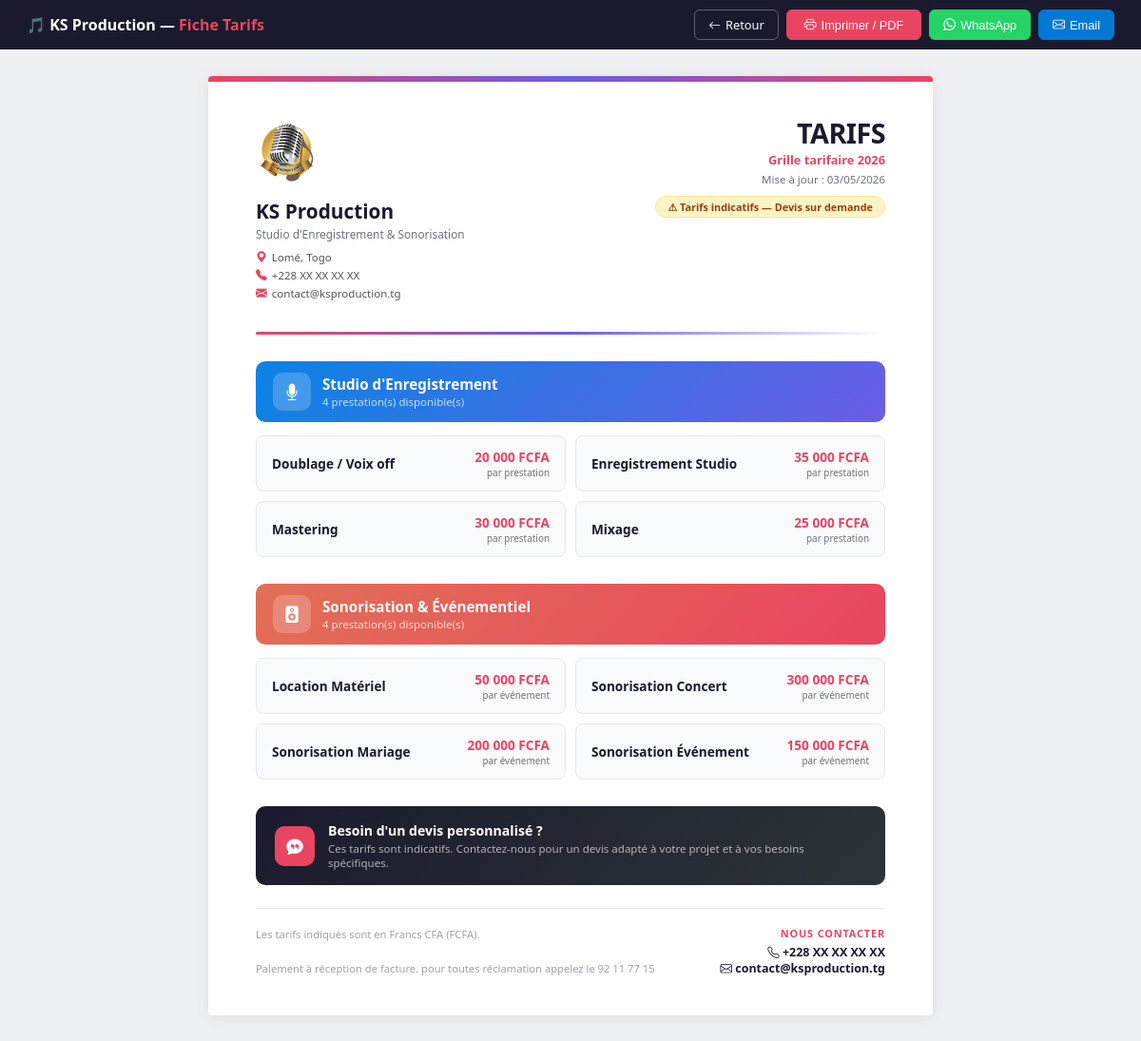
/services/fiche-tarifs (signed in), run on an earlier commit of the app's database.
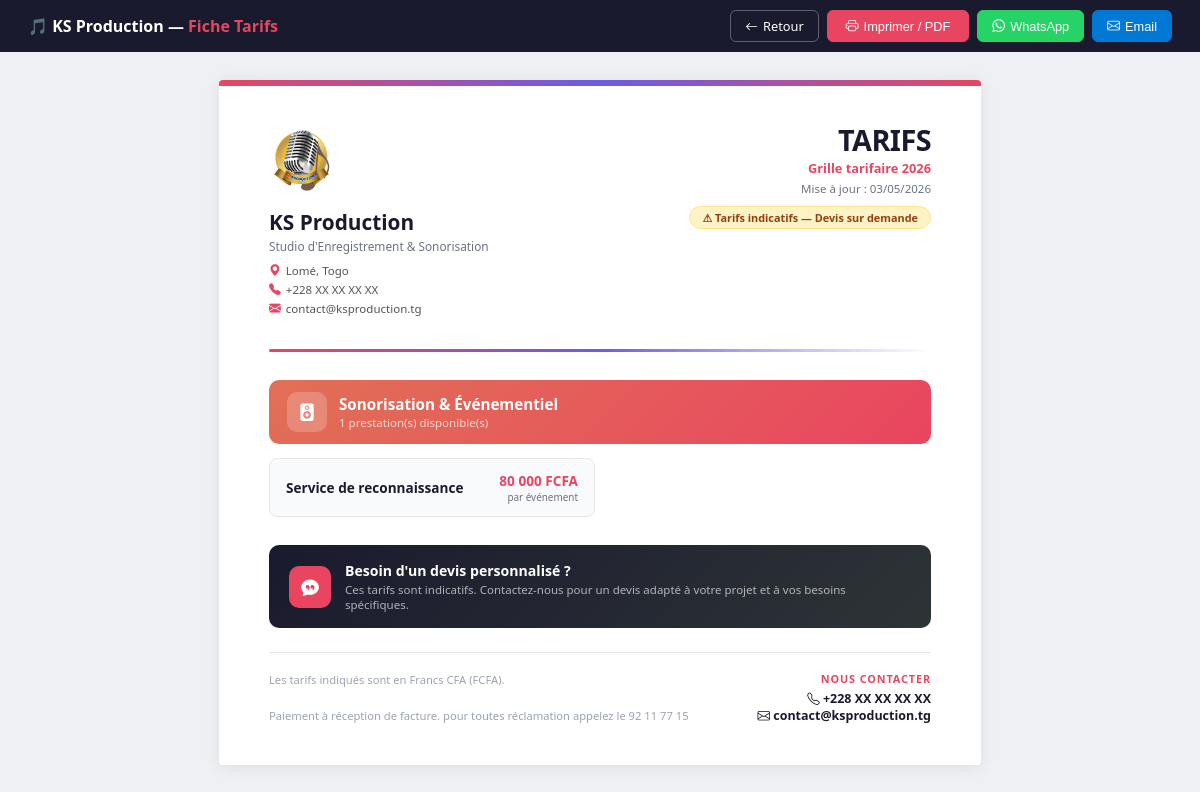
And on a later commit of the database.
### database.py (models this page shows)
class Parametres(db.Model):
    __tablename__         = 'parametres'
    id                    = db.Column(db.Integer, primary_key=True)
    nom_entreprise        = db.Column(db.String(100), default='KS Production')
    slogan                = db.Column(db.String(200), default="Studio d'Enregistrement & Sonorisation")
    adresse               = db.Column(db.String(200), default='Lomé, Togo')
    telephone             = db.Column(db.String(50),  default='+228 XX XX XX XX')
    email                 = db.Column(db.String(100), default='contact@ksproduction.tg')
    site_web              = db.Column(db.String(100), default='')
    nif                   = db.Column(db.String(50),  default='')
    rccm                  = db.Column(db.String(50),  default='')
    couleur_principale    = db.Column(db.String(10),  default='#e94560')
    mentions_legales      = db.Column(db.Text, default='Paiement à réception de facture. Tout retard de paiement entraîne des pénalités.')
    coordonnees_bancaires = db.Column(db.Text, default='')
    logo_filename         = db.Column(db.String(200), default='')
    cachet_filename       = db.Column(db.String(200), default='')

class Service(db.Model):
    __tablename__ = 'services'
    id      = db.Column(db.Integer, primary_key=True)
    section = db.Column(db.String(50), nullable=False)
    libelle = db.Column(db.String(200), nullable=False)
    prix    = db.Column(db.Float, default=0)
    actif   = db.Column(db.Boolean, default=True)

### app.py (the view)
@app.route('/services/fiche-tarifs')
def fiche_tarifs():
    if 'username' not in session: return redirect(url_for('login'))
    params = Parametres.query.first()
    return render_template('fiche_tarifs.html',
        params=params, username=session['username'], role=session['role'],
        services_studio=Service.query.filter_by(section='Studio', actif=True).order_by(Service.libelle).all(),
        services_sono=Service.query.filter_by(section='Sonorisation', actif=True).order_by(Service.libelle).all(),
        services_autres=Service.query.filter(Service.section.notin_(['Studio','Sonorisation']), Service.actif==True).order_by(Service.libelle).all(),
        date_maj=datetime.now().strftime('%d/%m/%Y'), annee=datetime.now().year,
    )

### templates/fiche_tarifs.html (shortened to what this page needs)
<!DOCTYPE html>
<html lang="fr">
<head>
    <link href="https://cdn.jsdelivr.net/npm/bootstrap-icons@1.10.5/font/bootstrap-icons.css" rel="stylesheet">
</head>
<body>
<div class="action-bar d-print-none">
    <div class="brand">🎵 {{ params.nom_entreprise }} — <em>Fiche Tarifs</em></div>
    <div style="display:flex; gap:8px;">
        <a href="/services" class="btn-act"><i class="bi bi-arrow-left"></i> Retour</a>
        <button onclick="window.print()" class="btn-act btn-print">
            <i class="bi bi-printer"></i> Imprimer / PDF
        </button>
        <button id="btnWhatsApp" class="btn-act" style="background:#25D366;border-color:#25D366;">
            <i class="bi bi-whatsapp"></i> WhatsApp
        </button>
        <button id="btnEmail" class="btn-act" style="background:#0078d4;border-color:#0078d4;">
            <i class="bi bi-envelope"></i> Email
        </button>
    </div>
</div>
<div class="page-wrap">
<div class="fiche">
    <div class="top-band"></div>
    <div class="fiche-inner">
        <div class="entete">
            <div class="logo-zone">
                {% if params.logo_filename %}
                    <img src="/static/uploads/{{ params.logo_filename }}" alt="Logo">
                {% else %}
                    <div class="logo-placeholder">🎵</div>
                {% endif %}
                <div class="company-name">{{ params.nom_entreprise }}</div>
                <div class="company-tag">{{ params.slogan }}</div>
                <div class="company-contacts">
                    {% if params.adresse %}
                    <div><i class="bi bi-geo-alt-fill"></i> {{ params.adresse }}</div>
                    {% endif %}
                    {% if params.telephone %}
                    <div><i class="bi bi-telephone-fill"></i> {{ params.telephone }}</div>
                    {% endif %}
                    {% if params.email %}
                    <div><i class="bi bi-envelope-fill"></i> {{ params.email }}</div>
                    {% endif %}
                </div>
            </div>
            <div class="titre-zone">
                <div class="fiche-titre">TARIFS</div>
                <div class="fiche-sous-titre">Grille tarifaire {{ annee }}</div>
                <div class="fiche-date">Mise à jour : {{ date_maj }}</div>
                <div><span class="non-contractuel">⚠ Tarifs indicatifs — Devis sur demande</span></div>
            </div>
        </div>
        <div class="sep"></div>
        {% if services_studio %}
        <div class="section-block">
            <div class="section-header studio">
                <div class="section-icon"><i class="bi bi-mic-fill"></i></div>
                <div class="section-info">
                    <div class="s-nom">Studio d'Enregistrement</div>
                    <div class="s-desc">{{ services_studio|length }} prestation(s) disponible(s)</div>
                </div>
            </div>
            <div class="services-grid">
                {% for svc in services_studio %}
                <div class="service-item">
                    <span class="service-nom">{{ svc.libelle }}</span>
                    <span class="service-prix">
                        {{ "{:,.0f}".format(svc.prix).replace(',', ' ') }} FCFA
                        <small>par prestation</small>
                    </span>
                </div>
                {% endfor %}
            </div>
        </div>
        {% endif %}
        {% if services_sono %}
        <div class="section-block">
            <div class="section-header sono">
                <div class="section-icon"><i class="bi bi-speaker-fill"></i></div>
                <div class="section-info">
                    <div class="s-nom">Sonorisation & Événementiel</div>
                    <div class="s-desc">{{ services_sono|length }} prestation(s) disponible(s)</div>
                </div>
            </div>
            <div class="services-grid">
                {% for svc in services_sono %}
                <div class="service-item">
                    <span class="service-nom">{{ svc.libelle }}</span>
                    <span class="service-prix">
                        {{ "{:,.0f}".format(svc.prix).replace(',', ' ') }} FCFA
                        <small>par événement</small>
                    </span>
                </div>
                {% endfor %}
            </div>
        </div>
        {% endif %}
        <div class="mention-devis">
            <div class="icon-wrap"><i class="bi bi-chat-quote-fill"></i></div>
            <div>
                <div class="md-title">Besoin d'un devis personnalisé ?</div>
                <div class="md-text">Ces tarifs sont indicatifs. Contactez-nous pour un devis adapté à votre projet et à vos besoins spécifiques.</div>
            </div>
        </div>
        <div class="fiche-footer">
            <div class="footer-left">
                Les tarifs indiqués sont en Francs CFA (FCFA).<br>
                {% if params.rccm %}RCCM : {{ params.rccm }}{% endif %}<br>
                {{ params.mentions_legales or 'Paiement à réception de facture.' }}
            </div>
            <div class="footer-right">
                <div class="contact-label">Nous contacter</div>
                {% if params.telephone %}<div class="contact-info"><i class="bi bi-telephone"></i> {{ params.telephone }}</div>{% endif %}
                {% if params.email %}<div class="contact-info"><i class="bi bi-envelope"></i> {{ params.email }}</div>{% endif %}
            </div>
        </div>
    </div>
</div>
</div>
</body>
</html>

What changed in the data, as far as the page shows it:
removed Service: libelle "Doublage / Voix off", prix "20 000"
removed Service: libelle "Enregistrement Studio", prix "35 000"
removed Service: libelle "Mastering", prix "30 000"
removed Service: libelle "Mixage", prix "25 000"
removed Service: libelle "Location Matériel", prix "50 000"
removed Service: libelle "Sonorisation Concert", prix "300 000"
removed Service: libelle "Sonorisation Mariage", prix "200 000"
removed Service: libelle "Sonorisation Événement", prix "150 000"
added Service: libelle "Service de reconnaissance", prix "80 000"
Also different on the page:
{{ services_sono|length }}: "4" → "1"
{{ services_studio|length }}: "4" → (not shown)
text no longer shown: "Studio d'Enregistrement prestation(s) disponible(s)"
